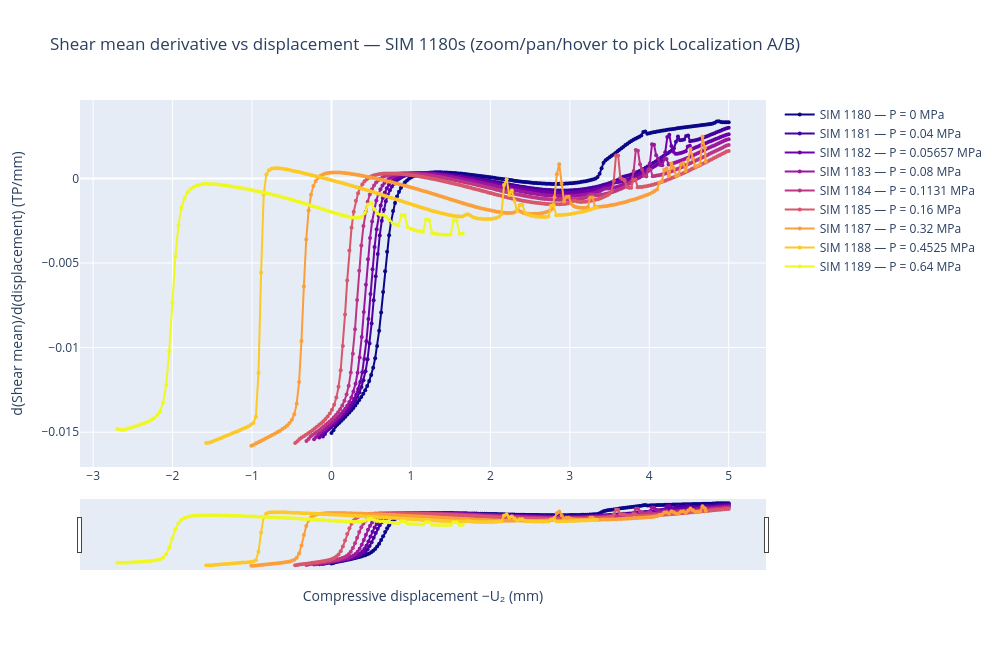

Here is the notebook cell this chart was saved with:
### Markdown cell above
## Plot 3b — d(Shear mean)/d(displacement) vs displacement

### Code cell
import plotly.graph_objects as go

fig = go.Figure()
cmap = plt.get_cmap('plasma', len(SIMS))

for idx, sim in enumerate(SIMS):
    a2   = load_pkl(os.path.join(RESULTS_DIR, f'DATA_PICK_{sim}_A2.pkl'))
    tp2l = load_pkl(os.path.join(RESULTS_DIR, f'DATA_PICK_{sim}_TP2_L.pkl'))
    if a2 is None or tp2l is None:
        del a2, tp2l
        continue
    displ      = -np.array(a2['U2']['PERN-9999997'])
    shear_mean = np.array(tp2l['shear_mean'])
    del a2, tp2l

    dshear_dd = np.gradient(shear_mean, displ)
    r, g, b, _ = cmap(idx)
    color = f'rgb({int(r*255)},{int(g*255)},{int(b*255)})'

    fig.add_trace(go.Scatter(
        x=displ, y=dshear_dd, mode='lines+markers',
        marker=dict(size=4), line=dict(color=color),
        name=f'SIM {sim} — P = {PRESSURES[sim]:.4g} MPa',
        hovertemplate='SIM %{text}<br>displ = %{x:.4f} mm<br>d(shear)/d(displ) = %{y:.5f}<extra></extra>',
        text=[str(sim)] * len(displ),
    ))

fig.update_layout(
    title='Shear mean derivative vs displacement — SIM 1180s (zoom/pan/hover to pick Localization A/B)',
    xaxis_title='Compressive displacement −U₂ (mm)',
    yaxis_title='d(Shear mean)/d(displacement) (TP/mm)',
    width=1000, height=650,
    hovermode='closest',
)
fig.update_xaxes(rangeslider_visible=True)
fig.show()

### Figure 1 — Plotly figure (JSON) as saved in the notebook; plotly's stock layout.template omitted (floating-point values rounded to 4 significant figures; data arrays with more than 128 entries replaced by an {"elided": "..."} marker saying what was removed)
{"data": [{"hovertemplate": "SIM %{text}<br>displ = %{x:.4f} mm<br>d(shear)/d(displ) = %{y:.5f}<extra></extra>", "line": {"color": "rgb(12,7,134)"}, "marker": {"size": 4}, "mode": "lines+markers", "name": "SIM 1180 — P = 0 MPa", "text": {"elided": "201 str values"}, "type": "scatter", "x": {"elided": "201 float values"}, "y": {"elided": "201 float values"}}, {"hovertemplate": "SIM %{text}<br>displ = %{x:.4f} mm<br>d(shear)/d(displ) = %{y:.5f}<extra></extra>", "line": {"color": "rgb(69,3,158)"}, "marker": {"size": 4}, "mode": "lines+markers", "name": "SIM 1181 — P = 0.04 MPa", "text": {"elided": "201 str values"}, "type": "scatter", "x": {"elided": "201 float values"}, "y": {"elided": "201 float values"}}, {"hovertemplate": "SIM %{text}<br>displ = %{x:.4f} mm<br>d(shear)/d(displ) = %{y:.5f}<extra></extra>", "line": {"color": "rgb(114,0,168)"}, "marker": {"size": 4}, "mode": "lines+markers", "name": "SIM 1182 — P = 0.05657 MPa", "text": {"elided": "201 str values"}, "type": "scatter", "x": {"elided": "201 float values"}, "y": {"elided": "201 float values"}}, {"hovertemplate": "SIM %{text}<br>displ = %{x:.4f} mm<br>d(shear)/d(displ) = %{y:.5f}<extra></extra>", "line": {"color": "rgb(155,23,158)"}, "marker": {"size": 4}, "mode": "lines+markers", "name": "SIM 1183 — P = 0.08 MPa", "text": {"elided": "201 str values"}, "type": "scatter", "x": {"elided": "201 float values"}, "y": {"elided": "201 float values"}}, {"hovertemplate": "SIM %{text}<br>displ = %{x:.4f} mm<br>d(shear)/d(displ) = %{y:.5f}<extra></extra>", "line": {"color": "rgb(188,54,133)"}, "marker": {"size": 4}, "mode": "lines+markers", "name": "SIM 1184 — P = 0.1131 MPa", "text": {"elided": "201 str values"}, "type": "scatter", "x": {"elided": "201 float values"}, "y": {"elided": "201 float values"}}, {"hovertemplate": "SIM %{text}<br>displ = %{x:.4f} mm<br>d(shear)/d(displ) = %{y:.5f}<extra></extra>", "line": {"color": "rgb(215,87,107)"}, "marker": {"size": 4}, "mode": "lines+markers", "name": "SIM 1185 — P = 0.16 MPa", "text": {"elided": "201 str values"}, "type": "scatter", "x": {"elided": "201 float values"}, "y": {"elided": "201 float values"}}, {"hovertemplate": "SIM %{text}<br>displ = %{x:.4f} mm<br>d(shear)/d(displ) = %{y:.5f}<extra></extra>", "line": {"color": "rgb(250,159,58)"}, "marker": {"size": 4}, "mode": "lines+markers", "name": "SIM 1187 — P = 0.32 MPa", "text": {"elided": "192 str values"}, "type": "scatter", "x": {"elided": "192 float values"}, "y": {"elided": "192 float values"}}, {"hovertemplate": "SIM %{text}<br>displ = %{x:.4f} mm<br>d(shear)/d(displ) = %{y:.5f}<extra></extra>", "line": {"color": "rgb(252,201,38)"}, "marker": {"size": 4}, "mode": "lines+markers", "name": "SIM 1188 — P = 0.4525 MPa", "text": {"elided": "151 str values"}, "type": "scatter", "x": {"elided": "151 float values"}, "y": {"elided": "151 float values"}}, {"hovertemplate": "SIM %{text}<br>displ = %{x:.4f} mm<br>d(shear)/d(displ) = %{y:.5f}<extra></extra>", "line": {"color": "rgb(239,248,33)"}, "marker": {"size": 4}, "mode": "lines+markers", "name": "SIM 1189 — P = 0.64 MPa", "text": ["1189", "1189", "1189", "1189", "1189", "1189", "1189", "1189", "1189", "1189", "1189", "1189", "1189", "1189", "1189", "1189", "1189", "1189", "1189", "1189", "1189", "1189", "1189", "1189", "1189", "1189", "1189", "1189", "1189", "1189", "1189", "1189", "1189", "1189", "1189", "1189", "1189", "1189", "1189", "1189", "1189", "1189", "1189", "1189", "1189", "1189", "1189", "1189", "1189", "1189", "1189", "1189", "1189", "1189", "1189", "1189", "1189", "1189", "1189", "1189", "1189", "1189", "1189", "1189", "1189", "1189", "1189", "1189", "1189", "1189", "1189", "1189", "1189", "1189", "1189", "1189", "1189", "1189", "1189", "1189", "1189", "1189", "1189", "1189", "1189", "1189", "1189", "1189", "1189", "1189", "1189", "1189", "1189", "1189", "1189", "1189", "1189", "1189", "1189", "1189", "1189", "1189", "1189", "1189", "1189", "1189", "1189", "1189", "1189", "1189", "1189", "1189", "1189", "1189", "1189", "1189"], "type": "scatter", "x": [-2.696, -2.657, -2.619, -2.58, -2.542, -2.503, -2.465, -2.426, -2.388, -2.349, -2.311, -2.273, -2.234, -2.196, -2.157, -2.119, -2.08, -2.042, -2.003, -1.965, -1.926, -1.888, -1.849, -1.811, -1.772, -1.734, -1.695, -1.657, -1.618, -1.58, -1.541, -1.503, -1.464, -1.426, -1.388, -1.349, -1.311, -1.272, -1.234, -1.195, -1.157, -1.118, -1.08, -1.041, -1.003, -0.9642, -0.9258, -0.8873, -0.8488, -0.8103, -0.7718, -0.7334, -0.6949, -0.6564, -0.6179, -0.5795, -0.541, -0.5025, -0.464, -0.4255, -0.3871, -0.3486, -0.3101, -0.2716, -0.2331, -0.1947, -0.1562, -0.1177, -0.07922, -0.04075, -0.002266, 0.03621, 0.07469, 0.1132, 0.1516, 0.1901, 0.2286, 0.2671, 0.3056, 0.344, 0.3825, 0.421, 0.4595, 0.498, 0.5364, 0.5749, 0.6134, 0.6519, 0.6904, 0.7288, 0.7673, 0.8058, 0.8443, 0.8828, 0.9212, 0.9597, 0.9982, 1.037, 1.075, 1.114, 1.152, 1.191, 1.229, 1.268, 1.306, 1.344, 1.383, 1.421, 1.46, 1.498, 1.537, 1.575, 1.614, 1.652, 1.691, 1.691], "y": [-0.0148, -0.01485, -0.01487, -0.01481, -0.01476, -0.0147, -0.01464, -0.01458, -0.01452, -0.01445, -0.01438, -0.01428, -0.01417, -0.014, -0.01376, -0.01324, -0.01219, -0.01021, -0.00735, -0.004606, -0.002766, -0.001734, -0.001154, -0.0008221, -0.0006205, -0.0004962, -0.0004178, -0.0003706, -0.0003263, -0.0003169, -0.0003339, -0.0003379, -0.0003492, -0.0003652, -0.000384, -0.0004056, -0.0004312, -0.0004587, -0.0004872, -0.0005174, -0.0005492, -0.0005815, -0.0006156, -0.000651, -0.0006873, -0.0007245, -0.0007623, -0.0008019, -0.0008424, -0.000884, -0.0009265, -0.0009701, -0.001015, -0.001061, -0.001108, -0.001157, -0.001206, -0.001257, -0.001309, -0.001361, -0.001415, -0.001471, -0.001527, -0.001582, -0.00164, -0.001698, -0.001755, -0.001813, -0.001872, -0.001929, -0.001985, -0.00204, -0.002095, -0.002146, -0.002194, -0.002239, -0.002278, -0.002308, -0.002329, -0.002325, -0.002269, -0.002038, -0.001548, -0.001437, -0.001807, -0.002063, -0.002143, -0.002155, -0.002271, -0.002471, -0.002624, -0.002724, -0.002786, -0.002168, -0.002172, -0.002873, -0.002973, -0.003046, -0.003099, -0.003137, -0.00315, -0.002422, -0.002454, -0.003233, -0.00327, -0.003295, -0.003315, -0.003334, -0.003336, -0.003315, -0.002472, -0.00246, -0.003272, -0.003263, NaN, NaN]}], "layout": {"height": 650, "hovermode": "closest", "title": {"text": "Shear mean derivative vs displacement — SIM 1180s (zoom/pan/hover to pick Localization A/B)"}, "width": 1000, "xaxis": {"rangeslider": {"visible": true}, "title": {"text": "Compressive displacement −U₂ (mm)"}}, "yaxis": {"title": {"text": "d(Shear mean)/d(displacement) (TP/mm)"}}}}
